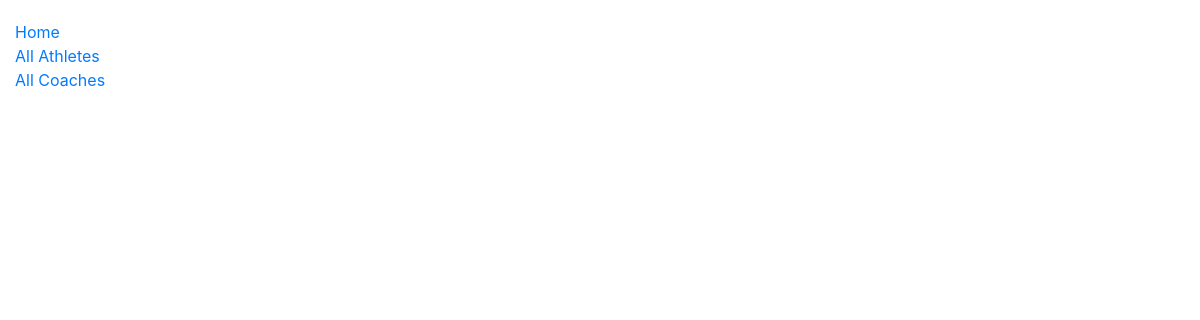
Page /athlete/ (signed in) on the earlier database version.
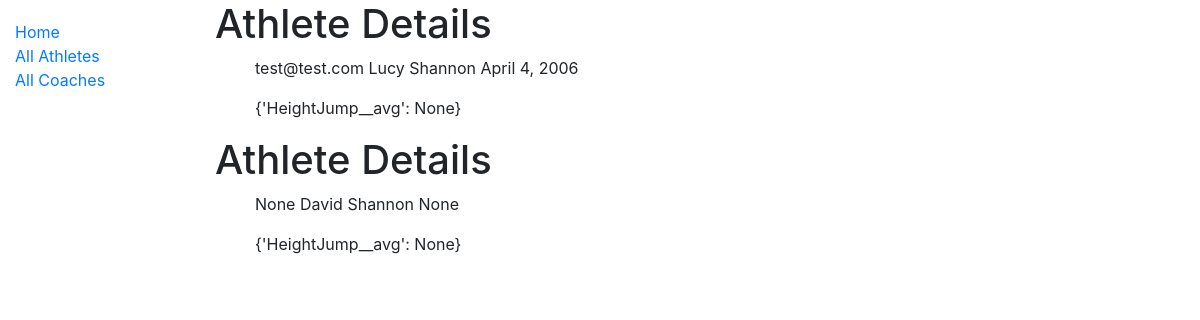
Same page on the later database version.
### athlete/models.py (models this page shows, shortened)
class athlete(models.Model):
    AthleteName = models.CharField(max_length=200)
    DoB = models.DateField('date of birth',null = True, blank=True)
    email = models.EmailField('email', null = True, blank=True)
    guardian = models.ManyToManyField(User)

### athlete/views.py (the view)
# urls.py: path('athlete/', views.athlete_view, name='Athlete'),
def athlete_view(request):
    athlete_data = athlete.objects.filter(guardian = request.user)
    average_data = assessment.objects.filter(IncludeInAverages = True).aggregate(Avg('HeightJump'))
    context = {'athlete_data':athlete_data,
        'average_data':average_data}
    return render(request,'athlete.html',context)

### athlete/templates/athlete/athlete.html (shortened to what this page needs)
{% extends "base_generic.html" %}
{% block content %}
  {%for specificathlete in athlete_data %}
  <h1>Athlete Details</h1>
  <ul>
  {{ specificathlete.email }}
  {{ specificathlete.AthleteName }}
  {{ specificathlete.DoB }}
  </ul>
        <ul>
        {{ average_data  }}
        </ul>
  {% endfor %}
{% endblock %}

### athlete/templates/athlete/base_generic.html (shortened to what this page needs)
<!DOCTYPE html>
<html lang="en">
<head>
  <link rel="stylesheet" href="https://stackpath.bootstrapcdn.com/bootstrap/4.1.3/css/bootstrap.min.css">
  {% load static %}
  <link rel="stylesheet" href="{% static 'css/styles.css' %}">
</head>
<body>
  <div class="container-fluid">
    <div class="row">
      <div class="col-sm-2">
      {% block sidebar %}
        <ul class="sidebar-nav">
          <li><a href="{% url 'Home' %}">Home</a></li>
          <li><a href="">All Athletes</a></li>
          <li><a href="">All Coaches</a></li>
        </ul>
     {% endblock %}
      </div>
      <div class="col-sm-10 ">{% block content %}{% endblock %}</div>
    </div>
  </div>
</body>
</html>

### athlete/static/CSS/styles.css (style rules this page uses)
.sidebar-nav { margin-top: 20px; padding: 0; list-style: none; }

Differences in the rows shown:
added athlete: email "test@test.com", AthleteName "Lucy Shannon", DoB "April 4, 2006", average_data "{'HeightJump__avg': None}"
now on this page (row unchanged): athlete: email "None", AthleteName "David Shannon", DoB "None", average_data "{'HeightJump__avg': None}"
